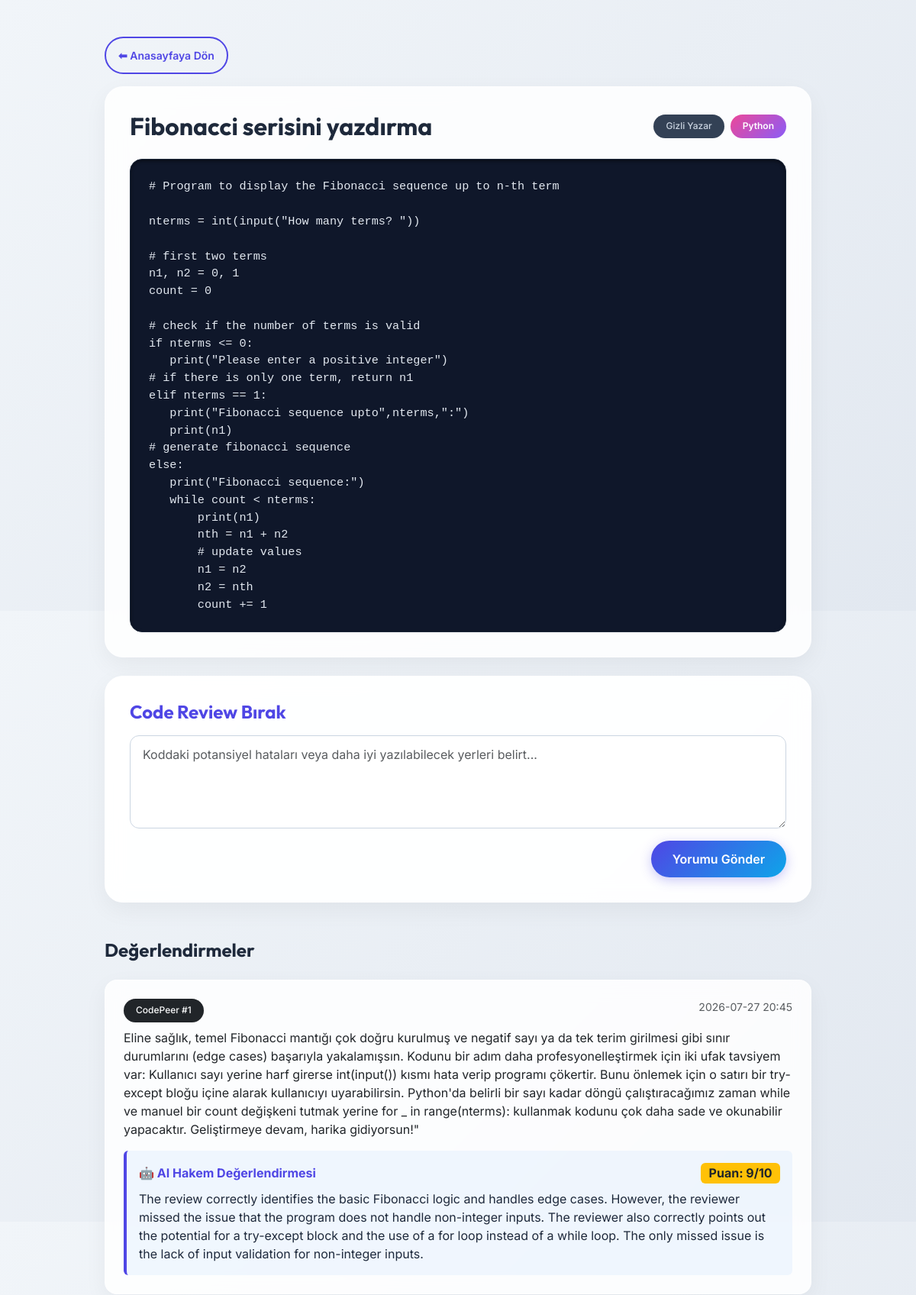
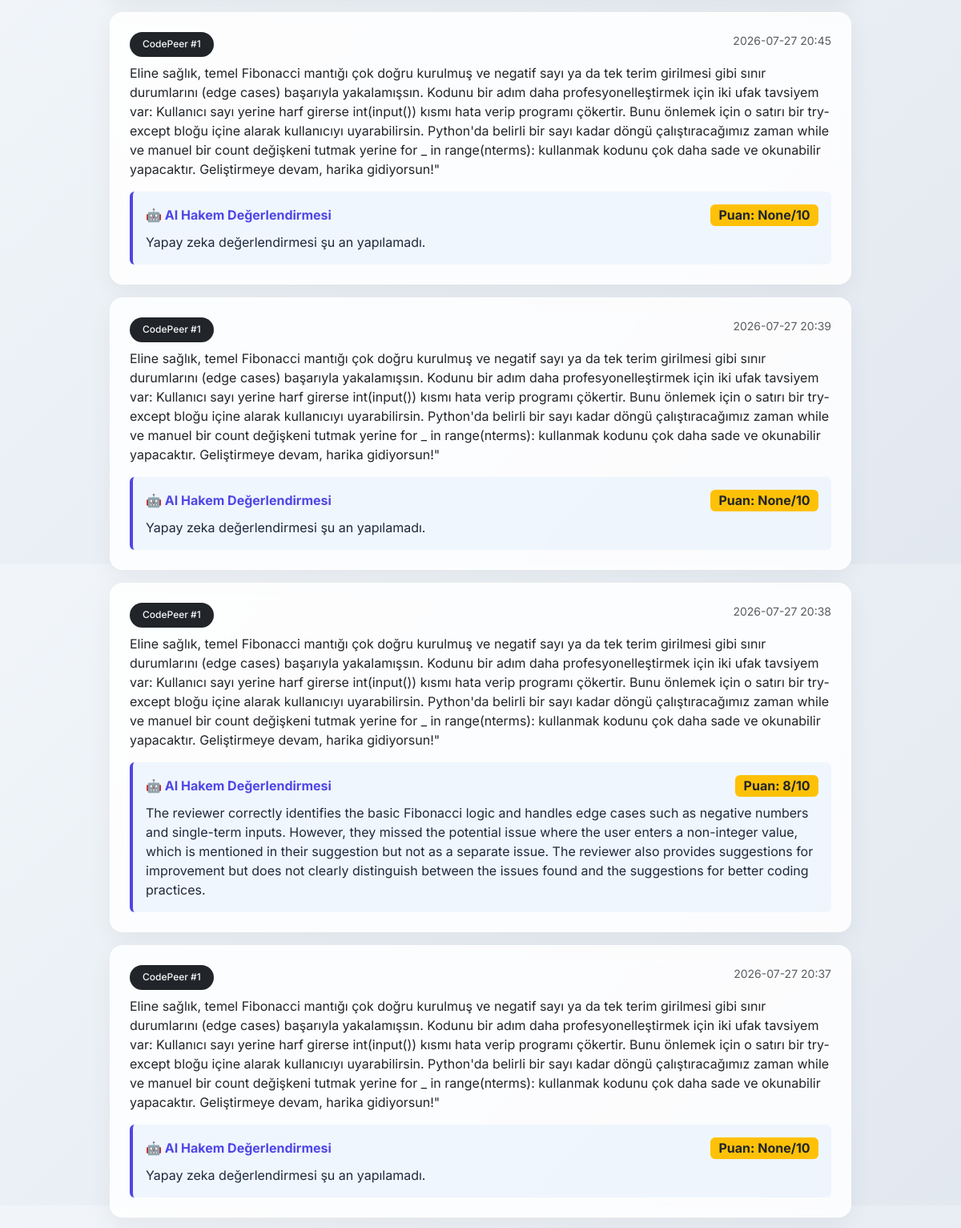
/post/2 (signed in, upper part), run on the app's committed database (2 pictures, top to bottom).
### database.py (models this page shows)
class CodePost(Base):
    __tablename__ = "code_posts"
    id = Column(Integer, primary_key=True, index=True)
    title = Column(String, index=True)
    content = Column(Text)  # Kullanıcının yüklediği ham kod bloğu
    language = Column(String)  # Python, JS, C++ vb.
    created_at = Column(DateTime, default=datetime.utcnow)
    user_id = Column(Integer, ForeignKey("users.id"))
    owner = relationship("User", back_populates="posts")
    comments = relationship("Comment", back_populates="post")
    ai_reviews = relationship("AIReview", back_populates="post")

class Comment(Base):
    __tablename__ = "comments"
    id = Column(Integer, primary_key=True, index=True)
    content = Column(Text)  # Kullanıcının kod hakkındaki analizi/yorumu
    created_at = Column(DateTime, default=datetime.utcnow)
    user_id = Column(Integer, ForeignKey("users.id"))
    post_id = Column(Integer, ForeignKey("code_posts.id"))
    author = relationship("User", back_populates="comments")
    post = relationship("CodePost", back_populates="comments")
    ai_reviews = relationship("AIReview", back_populates="comment")

class AIReview(Base):
    __tablename__ = "ai_reviews"
    id = Column(Integer, primary_key=True, index=True)
    review_text = Column(Text)  # LLM'den gelen detaylı analiz metni
    score = Column(Integer, nullable=True)  # LLM'in verdiği puan (Örn: 1-10 arası)
    target_type = Column(String)  # "post" (kod için) veya "comment" (yorum incelemesi için)
    created_at = Column(DateTime, default=datetime.utcnow)
    post_id = Column(Integer, ForeignKey("code_posts.id"), nullable=True)
    comment_id = Column(Integer, ForeignKey("comments.id"), nullable=True)
    post = relationship("CodePost", back_populates="ai_reviews")
    comment = relationship("Comment", back_populates="ai_reviews")

### main.py (the view)
@app.get("/post/{post_id}")
def post_detail(request: Request, post_id: int, current_user: str = Cookie(None), db: Session = Depends(database.get_db)):
    if not current_user:
        return RedirectResponse(url="/login", status_code=status.HTTP_303_SEE_OTHER)
    post = db.query(database.CodePost).filter(database.CodePost.id == post_id).first()
    if not post:
        return RedirectResponse(url="/", status_code=status.HTTP_303_SEE_OTHER)
    comments = db.query(database.Comment).filter(database.Comment.post_id == post_id).order_by(database.Comment.id.desc()).all()
    author_name = "Gizli Yazar"
    if post.owner.username == current_user:
        author_name = f"{current_user} (Sen)"
    for c in comments:
        if c.author.username == current_user:
            c.display_name = f"{current_user} (Sen)"
        else:
            c.display_name = f"CodePeer #{c.user_id}"
    return templates.TemplateResponse(
        request=request,
        name="post_detail.html",
        context={
            "title": post.title,
            "username": current_user,
            "post": post,
            "author_name": author_name,
            "comments": comments
        }
    )

### templates/post_detail.html (shortened to what this page needs)
<!DOCTYPE html>
<html lang="tr">
<head>
    <link href="https://cdn.jsdelivr.net/npm/bootstrap@5.3.0/dist/css/bootstrap.min.css" rel="stylesheet">
    <link href="/static/css/style.css" rel="stylesheet">
</head>
<body>
    <div class="container py-5">
        <div class="row justify-content-center">
            <div class="col-lg-10 mb-4">
                <a href="/" class="btn btn-premium-outline btn-sm px-3 mb-3">⬅ Anasayfaya Dön</a>
                <div class="glass-card mb-4" style="padding: 2rem;">
                    <div class="d-flex justify-content-between align-items-center mb-4">
                        <h2 class="fw-bold m-0" style="color: var(--text-main);">{{ post.title }}</h2>
                        <div class="d-flex gap-2">
                            <span class="badge-author">{{ author_name }}</span>
                            <span class="badge-premium">{{ post.language }}</span>
                        </div>
                    </div>
                    <div class="code-container">
                        <pre class="m-0"><code>{{ post.content }}</code></pre>
                    </div>
                </div>
                <div class="glass-card mb-5" style="padding: 2rem; background: rgba(255, 255, 255, 0.95);">
                    <h4 class="fw-bold mb-3" style="color: var(--primary);">Code Review Bırak</h4>
                    <form action="/post/{{ post.id }}/comment" method="POST">
                        <textarea name="content" class="form-control mb-3" rows="4" placeholder="Koddaki potansiyel hataları veya daha iyi yazılabilecek yerleri belirt..." required></textarea>
                        <div class="d-flex justify-content-end">
                            <button type="submit" class="btn btn-premium">Yorumu Gönder</button>
                        </div>
                    </form>
                </div>
                <h4 class="fw-bold mb-4" style="color: var(--text-main);">Değerlendirmeler</h4>
                {% if comments %}
                    {% for comment in comments %}
                    <div class="glass-card mb-3" style="padding: 1.5rem; border-radius: 1rem;">
                        <div class="d-flex justify-content-between mb-2">
                            <span class="badge-author bg-dark text-light">{{ comment.display_name }}</span>
                            <small class="text-muted">{{ comment.created_at.strftime('%Y-%m-%d %H:%M') }}</small>
                        </div>
                        <p class="m-0 text-dark">{{ comment.content }}</p>
                        {% if comment.ai_reviews %}
                            {% set ai_feedback = comment.ai_reviews[0] %}
                            <div class="mt-3 p-3 rounded" style="background-color: rgba(13, 110, 253, 0.05); border-left: 4px solid var(--primary);">
                                <div class="d-flex justify-content-between align-items-center mb-2">
                                    <strong style="color: var(--primary);">🤖 AI Hakem Değerlendirmesi</strong>
                                    <span class="badge bg-warning text-dark fs-6">Puan: {{ ai_feedback.score }}/10</span>
                                </div>
                                <p class="mb-0 text-sm">{{ ai_feedback.review_text }}</p>
                            </div>
                        {% endif %}
                    </div>
                    {% endfor %}
                {% else %}
                    <div class="text-muted fst-italic">Henüz bu koda hiç inceleme yapılmamış. İlk değerlendiren sen ol!</div>
                {% endif %}
            </div>
        </div>
    </div>
</body>
</html>

### static/css/style.css (style rules this page uses)
:root { --primary: #4f46e5; --primary-hover: #4338ca; --secondary: #0ea5e9; --bg-color: #f1f5f9; --card-bg: rgba(255, 255, 255, 0.85); --text-main: #1e293b; --text-muted: #64748b; --glass-border: rgba(255, 255, 255, 0.4); }
body { background: linear-gradient(135deg, #f1f5f9 0%, #e2e8f0 100%); font-family: 'Inter', sans-serif; color: var(--text-main); min-height: 100vh; }
h1, h2, h3, h4, h5, h6 { font-family: 'Outfit', sans-serif; }
.glass-card { background: var(--card-bg); backdrop-filter: blur(12px); -webkit-backdrop-filter: blur(12px); border: 1px solid var(--glass-border); box-shadow: 0 10px 30px rgba(0, 0, 0, 0.05); border-radius: 1.5rem; padding: 2.5rem; }
.btn-premium { background: linear-gradient(135deg, var(--primary), var(--secondary)); color: white; border: none; padding: 0.75rem 1.75rem; border-radius: 999px; font-weight: 600; transition: all 0.3s ease; box-shadow: 0 4px 15px rgba(79, 70, 229, 0.3); }
.btn-premium-outline { background: transparent; color: var(--primary); border: 2px solid var(--primary); padding: 0.75rem 1.75rem; border-radius: 999px; font-weight: 600; transition: all 0.3s ease; }
.form-control, .form-select { border-radius: 0.75rem; border: 1px solid #cbd5e1; padding: 0.75rem 1rem; transition: all 0.2s; }
.code-container { background: #0f172a; border-radius: 1rem; border: 1px solid #1e293b; box-shadow: inset 0 2px 4px rgba(0,0,0,0.5); padding: 1.5rem; position: relative; overflow-x: auto; }
.code-container code { color: #e2e8f0; font-family: Consolas, 'Fira Code', monospace; font-size: 0.95rem; }
.badge-premium { background: linear-gradient(135deg, #ec4899, #8b5cf6); color: white; border-radius: 999px; padding: 0.4rem 1rem; font-size: 0.75rem; font-weight: 600; }
.badge-author { background: #334155; color: #cbd5e1; border-radius: 999px; padding: 0.4rem 1rem; font-size: 0.75rem; font-weight: 500; }

### data on the page
CodePost: title "Fibonacci serisini yazdırma", language "Python", content "# Program to display the Fibonacci sequence up to n-th term nterms = int(input(\"How many terms? \")) # first two terms n1, n2 = 0, 1 count = 0 # check if the number of terms is valid if nterms <= 0: print(\"Please enter a positive integer\") # if there is only one term, return n1 elif nterms == 1: print(\"Fibonacci sequence upto\",nterms,\":\") print(n1) # generate fibonacci sequence else: print(\"Fibonacci sequence:\") while count < nterms: print(n1) nth = n1 + n2 # update values n1 = n2 n2 = nth count += 1"
Comment: display_name "CodePeer #1", created_at "2026-07-27 20:45", content "Eline sağlık, temel Fibonacci mantığı çok doğru kurulmuş ve negatif sayı ya da tek terim girilmesi gibi sınır durumlarını (edge cases) başarıyla yakalamışsın. Kodunu bir adım daha profesyonelleştirmek için iki ufak tavsiyem var: Kullanıcı sayı yerine harf girerse int(input()) kısmı hata verip programı çökertir. Bunu önlemek için o satırı bir try-except bloğu içine alarak kullanıcıyı uyarabilirsin. Python'da belirli bir sayı kadar döngü çalıştıracağımız zaman while ve manuel bir count değişkeni tutmak yerine for _ in range(nterms): kullanmak kodunu çok daha sade ve okunabilir yapacaktır. Geliştirmeye devam, harika gidiyorsun!\""
AIReview: score "9", review_text "The review correctly identifies the basic Fibonacci logic and handles edge cases. However, the reviewer missed the issue that the program does not handle non-integer inputs. The reviewer also correctly points out the potential for a try-except block and the use of a for loop instead of a while loop. The only missed issue is the lack of input validation for non-integer inputs."
Comment: display_name "CodePeer #1", created_at "2026-07-27 20:45", content "Eline sağlık, temel Fibonacci mantığı çok doğru kurulmuş ve negatif sayı ya da tek terim girilmesi gibi sınır durumlarını (edge cases) başarıyla yakalamışsın. Kodunu bir adım daha profesyonelleştirmek için iki ufak tavsiyem var: Kullanıcı sayı yerine harf girerse int(input()) kısmı hata verip programı çökertir. Bunu önlemek için o satırı bir try-except bloğu içine alarak kullanıcıyı uyarabilirsin. Python'da belirli bir sayı kadar döngü çalıştıracağımız zaman while ve manuel bir count değişkeni tutmak yerine for _ in range(nterms): kullanmak kodunu çok daha sade ve okunabilir yapacaktır. Geliştirmeye devam, harika gidiyorsun!\""
AIReview: score "None", review_text "Yapay zeka değerlendirmesi şu an yapılamadı."
Comment: display_name "CodePeer #1", created_at "2026-07-27 20:39", content "Eline sağlık, temel Fibonacci mantığı çok doğru kurulmuş ve negatif sayı ya da tek terim girilmesi gibi sınır durumlarını (edge cases) başarıyla yakalamışsın. Kodunu bir adım daha profesyonelleştirmek için iki ufak tavsiyem var: Kullanıcı sayı yerine harf girerse int(input()) kısmı hata verip programı çökertir. Bunu önlemek için o satırı bir try-except bloğu içine alarak kullanıcıyı uyarabilirsin. Python'da belirli bir sayı kadar döngü çalıştıracağımız zaman while ve manuel bir count değişkeni tutmak yerine for _ in range(nterms): kullanmak kodunu çok daha sade ve okunabilir yapacaktır. Geliştirmeye devam, harika gidiyorsun!\""
AIReview: score "None", review_text "Yapay zeka değerlendirmesi şu an yapılamadı."
Comment: display_name "CodePeer #1", created_at "2026-07-27 20:38", content "Eline sağlık, temel Fibonacci mantığı çok doğru kurulmuş ve negatif sayı ya da tek terim girilmesi gibi sınır durumlarını (edge cases) başarıyla yakalamışsın. Kodunu bir adım daha profesyonelleştirmek için iki ufak tavsiyem var: Kullanıcı sayı yerine harf girerse int(input()) kısmı hata verip programı çökertir. Bunu önlemek için o satırı bir try-except bloğu içine alarak kullanıcıyı uyarabilirsin. Python'da belirli bir sayı kadar döngü çalıştıracağımız zaman while ve manuel bir count değişkeni tutmak yerine for _ in range(nterms): kullanmak kodunu çok daha sade ve okunabilir yapacaktır. Geliştirmeye devam, harika gidiyorsun!\""
AIReview: score "8", review_text "The reviewer correctly identifies the basic Fibonacci logic and handles edge cases such as negative numbers and single-term inputs. However, they missed the potential issue where the user enters a non-integer value, which is mentioned in their suggestion but not as a separate issue. The reviewer also provides suggestions for improvement but does not clearly distinguish between the issues found and the suggestions for better coding practices."
Comment: display_name "CodePeer #1", created_at "2026-07-27 20:37", content "Eline sağlık, temel Fibonacci mantığı çok doğru kurulmuş ve negatif sayı ya da tek terim girilmesi gibi sınır durumlarını (edge cases) başarıyla yakalamışsın. Kodunu bir adım daha profesyonelleştirmek için iki ufak tavsiyem var: Kullanıcı sayı yerine harf girerse int(input()) kısmı hata verip programı çökertir. Bunu önlemek için o satırı bir try-except bloğu içine alarak kullanıcıyı uyarabilirsin. Python'da belirli bir sayı kadar döngü çalıştıracağımız zaman while ve manuel bir count değişkeni tutmak yerine for _ in range(nterms): kullanmak kodunu çok daha sade ve okunabilir yapacaktır. Geliştirmeye devam, harika gidiyorsun!\""
AIReview: score "None", review_text "Yapay zeka değerlendirmesi şu an yapılamadı."

### other printed values
{{ author_name }} "Gizli Yazar"
